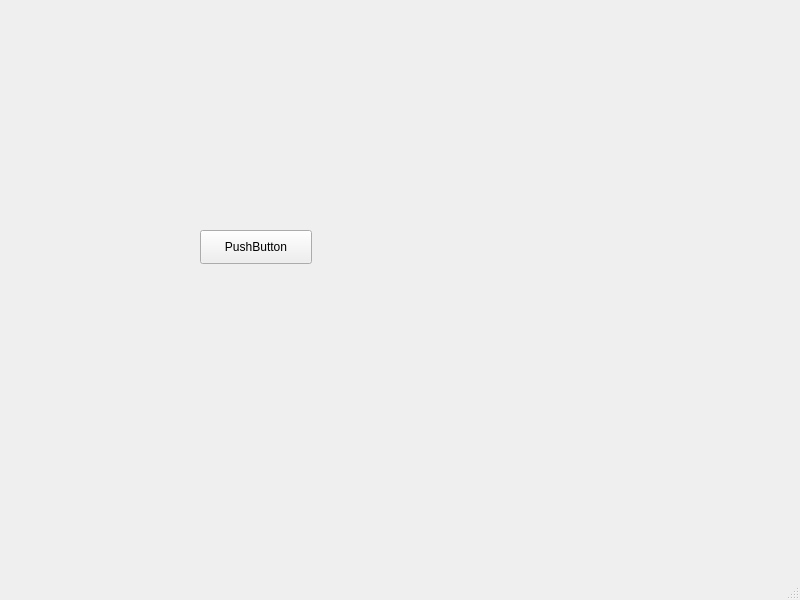
<?xml version="1.0" encoding="UTF-8"?>
<ui version="4.0">
 <class>MainWindow</class>
 <widget class="QMainWindow" name="MainWindow">
  <property name="geometry">
   <rect>
    <x>0</x>
    <y>0</y>
    <width>800</width>
    <height>600</height>
   </rect>
  </property>
  <property name="windowTitle">
   <string>MainWindow</string>
  </property>
  <widget class="QWidget" name="centralwidget">
   <widget class="QPushButton" name="pushButton">
    <property name="geometry">
     <rect>
      <x>200</x>
      <y>230</y>
      <width>112</width>
      <height>34</height>
     </rect>
    </property>
    <property name="text">
     <string>PushButton</string>
    </property>
   </widget>
  </widget>
  <widget class="QMenuBar" name="menubar">
   <property name="geometry">
    <rect>
     <x>0</x>
     <y>0</y>
     <width>800</width>
     <height>30</height>
    </rect>
   </property>
  </widget>
  <widget class="QStatusBar" name="statusbar"/>
 </widget>
 <resources/>
 <connections/>
</ui>
